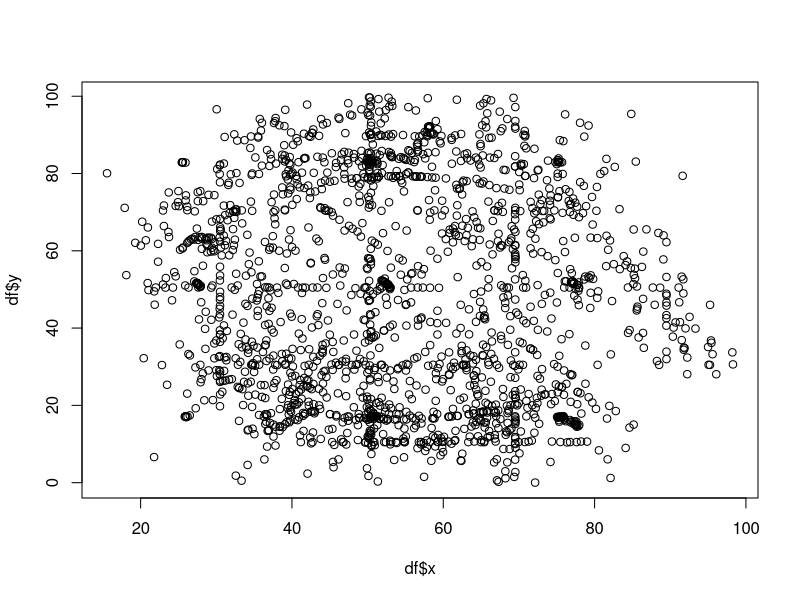
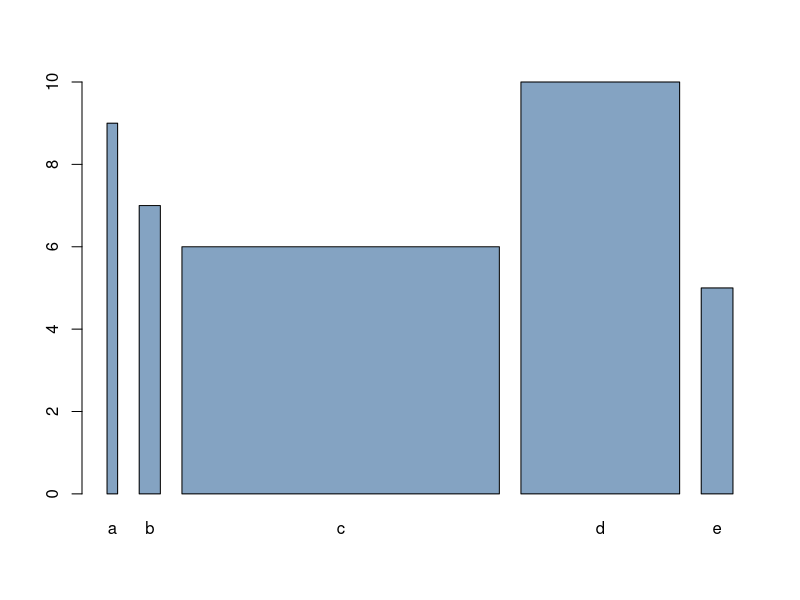
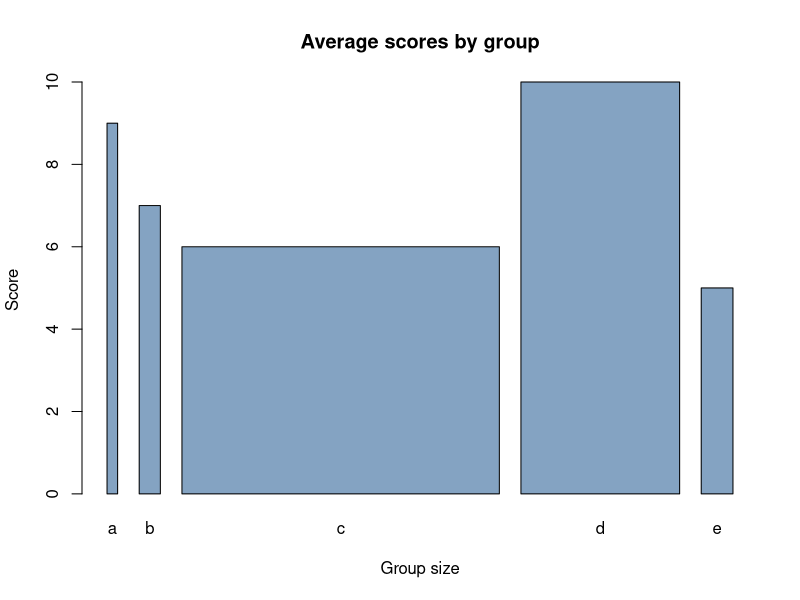
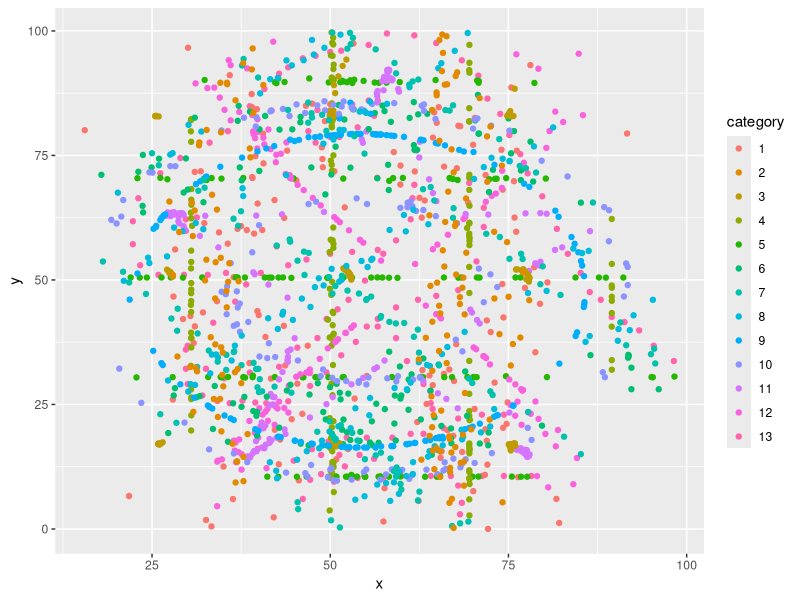
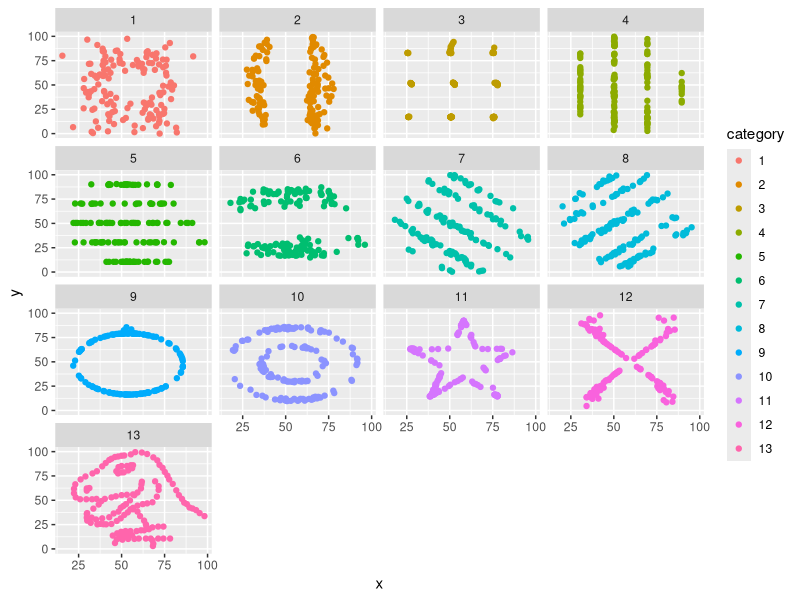

Source code (R) for these figures, in order:
## ---- chunk 1
library(dplyr)
library(forcats)
library(ggplot2)
library(knitr)

datasaurus <- read.csv("data/datasaurus.csv")
## ---- chunk 2
df <- datasaurus

plot(df$x, df$y)
## ---- chunk 3

# create dummy data
data <- data.frame(
  name=letters[1:5],
  value=sample(seq(4,10),5)
)

# Control space:
# barplot(height=data$value, names=data$name, col=rgb(0.2,0.4,0.6,0.6), space=c(0.1,0.2,3,1.5,0.3) )
 
# Control width:
barplot(height=data$value, names=data$name, col=rgb(0.2,0.4,0.6,0.6), width=c(0.1,0.2,3,1.5,0.3))


## ---- chunk 4
barplot(height=data$value, names=data$name, col=rgb(0.2,0.4,0.6,0.6), width=c(0.1,0.2,3,1.5,0.3), 
        main ="Average scores by group",
        xlab = "Group size",
        ylab = "Score")
## ---- chunk 5
#| fig-cap: Table showing random 15 rows of our dataset to have a sense of our data.
#| label: fig-datasaurus

datasaurus <- datasaurus |> 
  mutate(
    category = as.factor(dataset),
    category = fct_relevel(category,  "away", "wide_lines", "dots", "v_lines", "h_lines", "high_lines", "slant_down", "slant_up", "circle", "bullseye",  "star", "x_shape", "dino"),
    category = as.factor(as.integer(category))
  ) |> 
  as_tibble()

datasaurus |> 
  select(category, x, y) |> 
  slice_sample(n = 15) |> 
  kable()

## ---- chunk 6
datasaurus |> 
  group_by(category) |> 
  summarise(
    mean_x = mean(x, na.rm = TRUE),
    sd_x = sd(x, na.rm = TRUE),
    min_x = min(x, na.rm = TRUE),
    max_x = max(x, na.rm = TRUE),
    mean_y = mean(y, na.rm = TRUE),
    sd_y = sd(y, na.rm = TRUE),
    min_y = min(y, na.rm = TRUE),
    max_y = max(y, na.rm = TRUE),
    .groups = "drop"
  ) |> 
  knitr::kable()
## ---- chunk 7
#| echo: true
ggplot(datasaurus, aes(x = x, y = y, color = category)) +
  geom_point()
## ---- chunk 8
#| echo: true
ggplot(datasaurus, aes(x = x, y = y, color = category)) +
  geom_point() +
  facet_wrap(~category)
